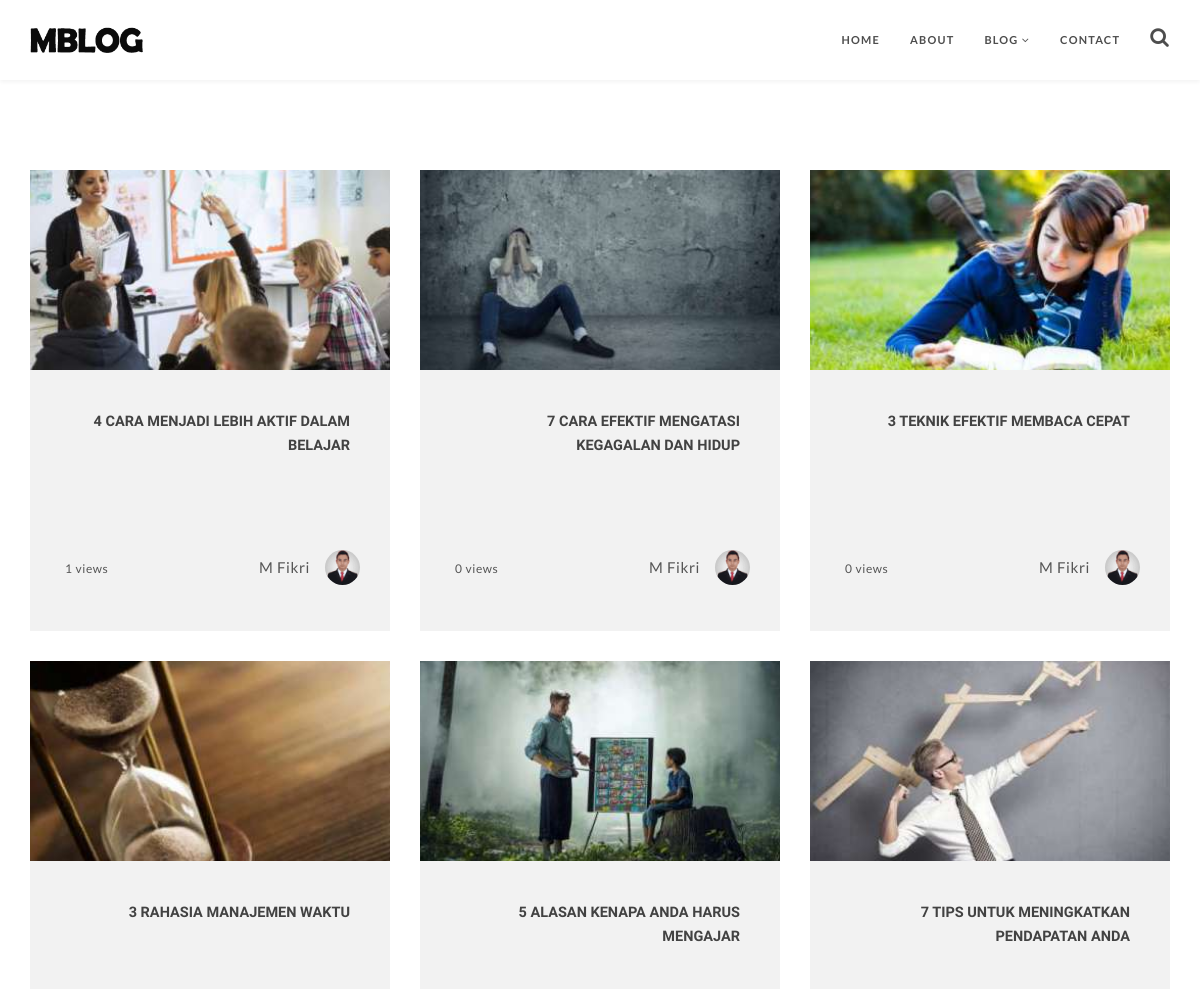
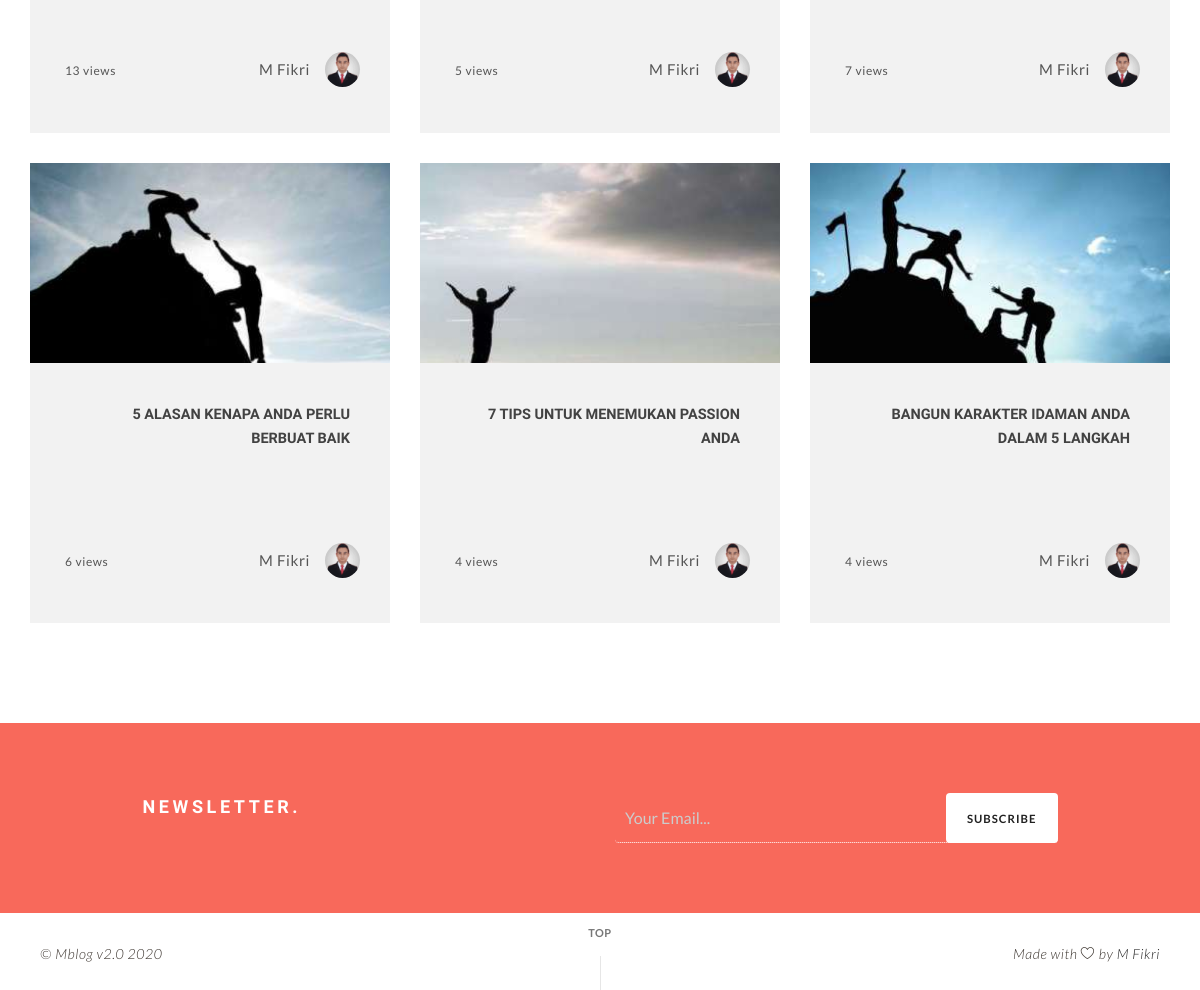
Screenshot of /index.php/blog with the database file from the repository (2 pictures, top to bottom).
### tables this page shows
CREATE TABLE IF NOT EXISTS `tbl_navbar` (
  `navbar_id` int(11) NOT NULL AUTO_INCREMENT,
  `navbar_name` varchar(50) DEFAULT NULL,
  `navbar_slug` varchar(200) DEFAULT NULL,
  `navbar_parent_id` int(11) DEFAULT '0',
  PRIMARY KEY (`navbar_id`)
);

CREATE TABLE IF NOT EXISTS `tbl_post` (
  `post_id` int(11) NOT NULL AUTO_INCREMENT,
  `post_title` varchar(250) DEFAULT NULL,
  `post_description` text,
  `post_contents` longtext,
  `post_image` varchar(40) DEFAULT NULL,
  `post_date` timestamp NULL DEFAULT CURRENT_TIMESTAMP,
  `post_last_update` datetime DEFAULT NULL,
  `post_category_id` int(11) DEFAULT NULL,
  `post_tags` varchar(225) DEFAULT NULL,
  `post_slug` varchar(250) DEFAULT NULL,
  `post_status` int(11) DEFAULT NULL COMMENT '1=Publish, 0=Unpublish',
  `post_views` int(11) DEFAULT '0',
  `post_user_id` int(11) DEFAULT NULL,
  PRIMARY KEY (`post_id`)
);

CREATE TABLE IF NOT EXISTS `tbl_user` (
  `user_id` int(11) NOT NULL AUTO_INCREMENT,
  `user_name` varchar(100) DEFAULT NULL,
  `user_email` varchar(60) DEFAULT NULL,
  `user_password` varchar(40) DEFAULT NULL,
  `user_level` varchar(10) DEFAULT NULL,
  `user_status` varchar(10) DEFAULT '1',
  `user_photo` varchar(40) DEFAULT NULL,
  PRIMARY KEY (`user_id`)
);

### application/controllers/Blog.php (called while the page is built, shortened)
<?php
class Blog extends CI_Controller {
	function __construct(){
		$this->load->model('Blog_model','blog_model');
		$this->load->model('Visitor_model','visitor_model');
		$this->load->model('Home_model','home_model');
		$this->load->model('Site_model','site_model');
        $this->load->helper('text');
	}
	function index(){
		$jum=$this->blog_model->get_blogs();
	    $page=$this->uri->segment(3);
	    if(!$page):
	        $off = 0;
	    else:
	        $off = $page;
	    endif;
	    $limit=9;
	    $offset = $off > 0 ? (($off - 1) * $limit) : $off;
	    $config['base_url'] = base_url() . 'blog/page/';
	    $config['total_rows'] = $jum->num_rows();
	    $config['per_page'] = $limit;
	    $config['uri_segment'] = 3;
	    $config['use_page_numbers']=TRUE;
        $config['full_tag_open']    = '<div class="row"><nav class="page-pagination mt-60"><ul class="page-numbers">';
        $config['full_tag_close']   = '</ul></nav></div>';
        $config['num_tag_open']     = '<li><span class="page-numbers">';
        $config['num_tag_close']    = '</span></li>';
        $config['cur_tag_open']     = '<li><span class="page-numbers current">';
        $config['cur_tag_close']    = '<span class="sr-only">(current)</span></span></li>';
        $config['next_tag_open']    = '<li><span class="page-numbers">';
        $config['next_tagl_close']  = '<span aria-hidden="true">&raquo;</span></span></li>';
        $config['prev_tag_open']    = '<li><span class="page-numbers">';
        $config['prev_tagl_close']  = '</span>Next</li>';
        $config['first_tag_open']   = '<li><span class="page-numbers">';
        $config['first_tagl_close'] = '</span></li>';
        $config['last_tag_open']    = '<li><span class="page-numbers">';
        $config['last_tagl_close']  = '</span></li>';
	    $config['first_link'] = '<';
	    $config['last_link'] = '>';
	    $config['next_link'] = '>>';
	    $config['prev_link'] = '<<';
	    $this->pagination->initialize($config);
	    $x['page'] =$this->pagination->create_links();
		$x['data']=$this->blog_model->get_blog_perpage($offset,$limit);
		$x['judul']="Blog";
		if(empty($this->uri->segment(3))){
			$next_page=2;
			$x['canonical']=site_url('blog');
			$x['url_prev']="";
		}elseif($this->uri->segment(3)=='1'){
			$next_page=2;
			$x['canonical']=site_url('blog');
			$x['url_prev']=site_url('blog');
		}elseif($this->uri->segment(3)=='2'){
			$next_page=$this->uri->segment(3)+1;
			$x['canonical']=site_url('blog/page/'.$this->uri->segment(3));
			$x['url_prev']=site_url('blog');
		}else{
			$next_page=$this->uri->segment(3)+1;
			$prev_page=$this->uri->segment(3)-1;
			$x['canonical']=site_url('blog/page/'.$this->uri->segment(3));
			$x['url_prev']=site_url('blog/page/'.$prev_page);
		}
		$x['url_next']=site_url('blog/page/'.$next_page);
		$x['populer_post'] = $this->blog_model->get_popular_post();
		$site_info = $this->db->get('tbl_site', 1)->row();
		$v['logo'] =  $site_info->site_logo_header;
		$x['icon'] = $site_info->site_favicon;
		$x['site_image'] = $site_info->site_logo_big;
		$x['header'] = $this->load->view('header',$v,TRUE);
		$x['footer'] = $this->load->view('footer','',TRUE);
		$site = $this->site_model->get_site_data()->row_array();
		$x['site_name'] = $site['site_name'];
		$x['site_twitter'] = $site['site_twitter'];
		$query = $this->db->query("SELECT GROUP_CONCAT(category_name) AS category_name FROM tbl_category")->row_array();
		$x['meta_description'] = $query['category_name'];
		$this->load->view('blog_view',$x);
	}
}

### index.php (called while the page is built, shortened)
<?php
require_once BASEPATH.'core/CodeIgniter.php';

### application/models/Blog_model.php (called while the page is built, shortened)
<?php
class Blog_model extends CI_Model{
	function get_blog_perpage($offset,$limit){
		$this->db->select('tbl_post.*, user_name,user_photo');
		$this->db->from('tbl_post');
		$this->db->join('tbl_user', 'post_user_id=user_id','left');
		$this->db->order_by('post_id', 'DESC');
		$this->db->limit($limit,$offset);
		$query = $this->db->get();
		return $query;
	}
	function get_popular_post(){
		$this->db->select('tbl_post.*, user_name,user_photo');
		$this->db->from('tbl_post');
		$this->db->join('tbl_user', 'post_user_id=user_id','left');
		$this->db->order_by('post_views', 'DESC');
		$this->db->limit(5);
		$query = $this->db->get();
		return $query;
	}
}

### application/views/blog_view.php (the view, shortened to what this page needs)
<!DOCTYPE html>
<html lang="en">
	<head>
		<link rel="stylesheet" href="<?php echo base_url().'theme/css/bootstrap.min.css'?>"/>
		<link rel="stylesheet" href="<?php echo base_url().'theme/css/style.css'?>"/>
		<link rel="stylesheet" href="<?php echo base_url().'theme/css/padding-margin.css'?>"/>
		<link rel="stylesheet" href="<?php echo base_url().'theme/css/font-awesome.min.css'?>"/>
	</head>
	<body class="content-animate">
		<div id="top" class="page">
			<?php echo $header;?>
			<main class="cd-main-content mt-100">
				<section class="page-section small-section">
					<div class="container relative">
						<div class="row multi-columns-row">
								<?php foreach ($data->result() as $row):?>
								<div class="col-md-4 col-sm-6 mb-30 wow fadeIn">
									<article>
										<a class="articles-card" href="<?php echo site_url('blog/'.$row->post_slug);?>" title="">
											<div class="card-wrap">
												<div class="card-image">
													<div class="article-thumbnail" data-background="<?php echo base_url().'assets/images/thumb/'.$row->post_image;?>"></div>
												</div>
												<div class="card-body text-right">
													<h2 class="heading6 lp-0 mt-0 font-face1 text-right"><?php echo $row->post_title;?></h2>
												</div>
												<div class="card-footer">
													<div class="article_author">
														<div class="portrait" data-background="<?php echo base_url().'assets/images/'.$row->user_photo;?>"></div>
														<div class="author light-text"><?php echo $row->user_name;?></div>
													</div>
												</div>
											</div>
										</a>
										<div class="like light-text"><a href="javascript:void(0)"></a> <?php echo $row->post_views.' views';?></div>
									</article>
								</div>
								<?php endforeach;?>
						</div>
					</div>
				</section>
				<section  class="page-section subscribe-section small-section">
					<div class="container">
						<div class="row">
							<div class="col-md-10 col-md-offset-1">
								<div class="form-subscribe mb-50 mb-sm-0">
									<div class="col-sm-6 mb-sm-40">
										<h2 class="heading5 mt-0 font-face1 white-color fw700 mb-0" >Newsletter.</h2>
									</div>
									<div class="col-sm-6">
										<form class="form-inline" action="<?php echo site_url('subscribe');?>" method="post">
											<div class="form-group">
												<input type="email" name="email" required placeholder="Your Email..." class="form-control">
												<button type="submit" class="btn btn-subscribe">Subscribe</button>
											</div>
										</form>
									</div>
								</div>
							</div>
						</div>
					</div>
				</section>
				<?php echo $footer;?>
				</main>
		</div>
	</body>
</html>

### application/views/header.php (shortened to what this page needs)
<nav class="main-nav transparent stick-fixed">
	<div class="container">
		<div class="full-wrapper relative clearfix">
			<div class="header-logo-wrap">
				<a href="<?php echo site_url();?>" class="logo">
					<img src="<?php echo base_url().'theme/images/'.$logo;?>" width="145" height="40" alt="" />
				</a>
			</div>
			<div class="nav-wrapper large-nav">
				<ul class="clearlist local-scroll">
					<?php
						$query = $this->db->get_where('tbl_navbar', array('navbar_parent_id' => 0));
						if($query->num_rows() > 0):
					?>
					<?php foreach ($query->result() as $row):?>
						<?php
							$nav_id=$row->navbar_id;
							$query2 = $this->db->get_where('tbl_navbar', array('navbar_parent_id' => $nav_id));
						?>
						<?php if($query2->num_rows() > 0):?>
						<li>
							<a href="<?php echo site_url($row->navbar_slug);?>" class="menu-down"><?php echo $row->navbar_name;?> <i class="fa fa-angle-down"></i></a>
						</li>
						<?php else:?>
						<li>
							<a href="<?php echo site_url($row->navbar_slug);?>"><?php echo $row->navbar_name;?></a>
						</li>
						<?php endif;?>
					<?php endforeach;?>
					<?php else:?>
					<li>
						<a href="#">Belum ada menu</a>
					</li>
					<?php endif;?>
					<li><a href="javascript:void(0)" class="btn-search"><span class="fa fa-search"></span></a></li>
				</ul>
			</div>
		</div>
	</div>
</nav>

### theme/css/padding-margin.css (style rules this page uses)
.mt-0 { margin-top:0!important }
.mt-100 { margin-top:100px }
.mb-0 { margin-bottom:0!important }
.mb-30 { margin-bottom:30px }
.mb-50 { margin-bottom:50px }

### rows the page displays
tbl_navbar: navbar_name "HOME"
tbl_navbar: navbar_name "ABOUT"
tbl_navbar: navbar_name "BLOG"
tbl_navbar: navbar_name "CONTACT"
tbl_post: shows a picture, post_title "4 CARA MENJADI LEBIH AKTIF DALAM BELAJAR", tbl_user.user_name "M Fikri", post_views "1"
tbl_post: shows a picture, post_title "7 CARA EFEKTIF MENGATASI KEGAGALAN DAN HIDUP", tbl_user.user_name "M Fikri", post_views "0"
tbl_post: shows a picture, post_title "3 TEKNIK EFEKTIF MEMBACA CEPAT", tbl_user.user_name "M Fikri", post_views "0"
tbl_post: shows a picture, post_title "3 RAHASIA MANAJEMEN WAKTU", tbl_user.user_name "M Fikri", post_views "13"
tbl_post: shows a picture, post_title "5 ALASAN KENAPA ANDA HARUS MENGAJAR", tbl_user.user_name "M Fikri", post_views "5"
tbl_post: shows a picture, post_title "7 TIPS UNTUK MENINGKATKAN PENDAPATAN ANDA", tbl_user.user_name "M Fikri", post_views "7"
tbl_post: shows a picture, post_title "5 ALASAN KENAPA ANDA PERLU BERBUAT BAIK", tbl_user.user_name "M Fikri", post_views "6"
tbl_post: shows a picture, post_title "7 TIPS UNTUK MENEMUKAN PASSION ANDA", tbl_user.user_name "M Fikri", post_views "4"
tbl_post: shows a picture, post_title "BANGUN KARAKTER IDAMAN ANDA DALAM 5 LANGKAH", tbl_user.user_name "M Fikri", post_views "4"
